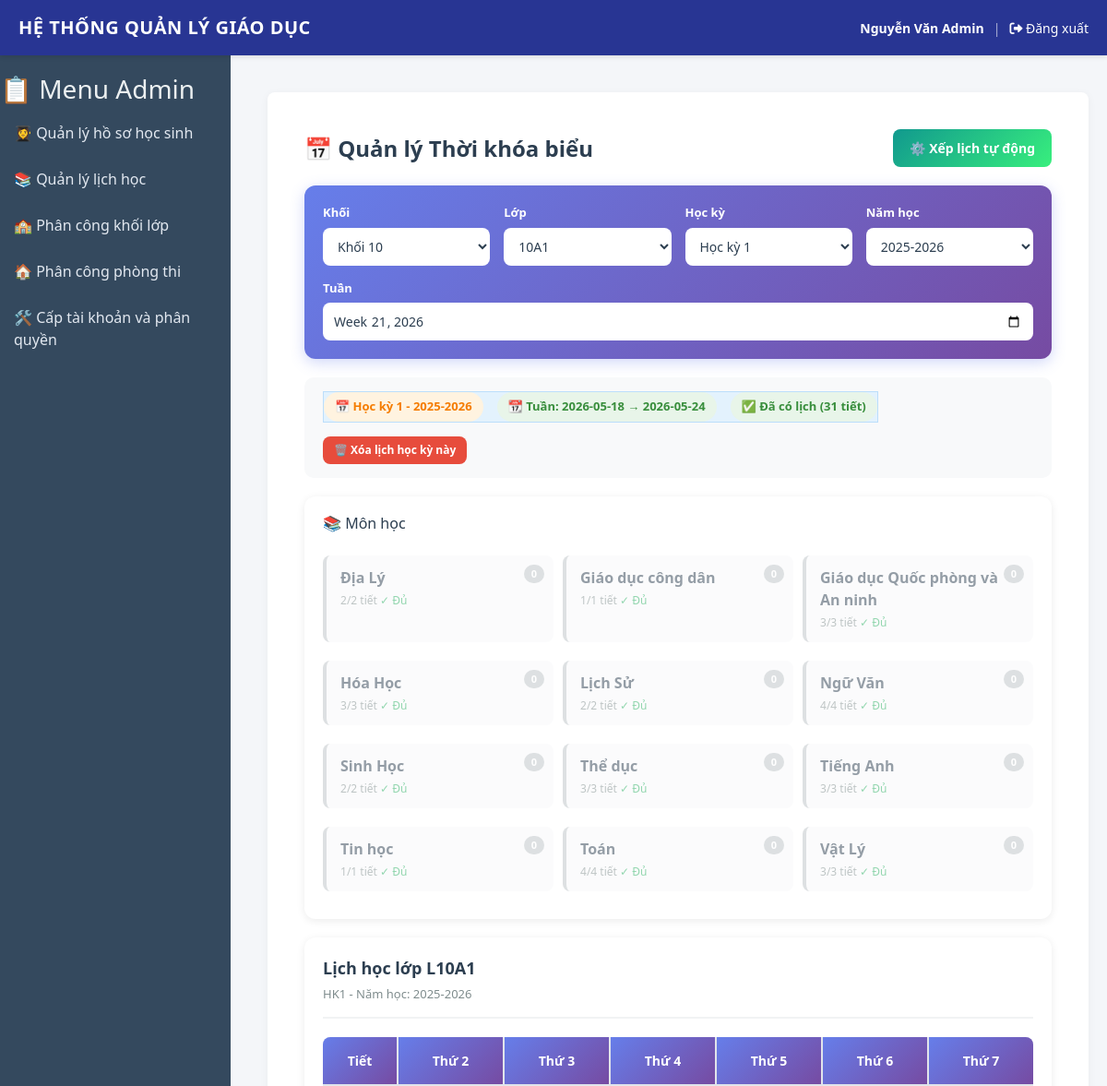
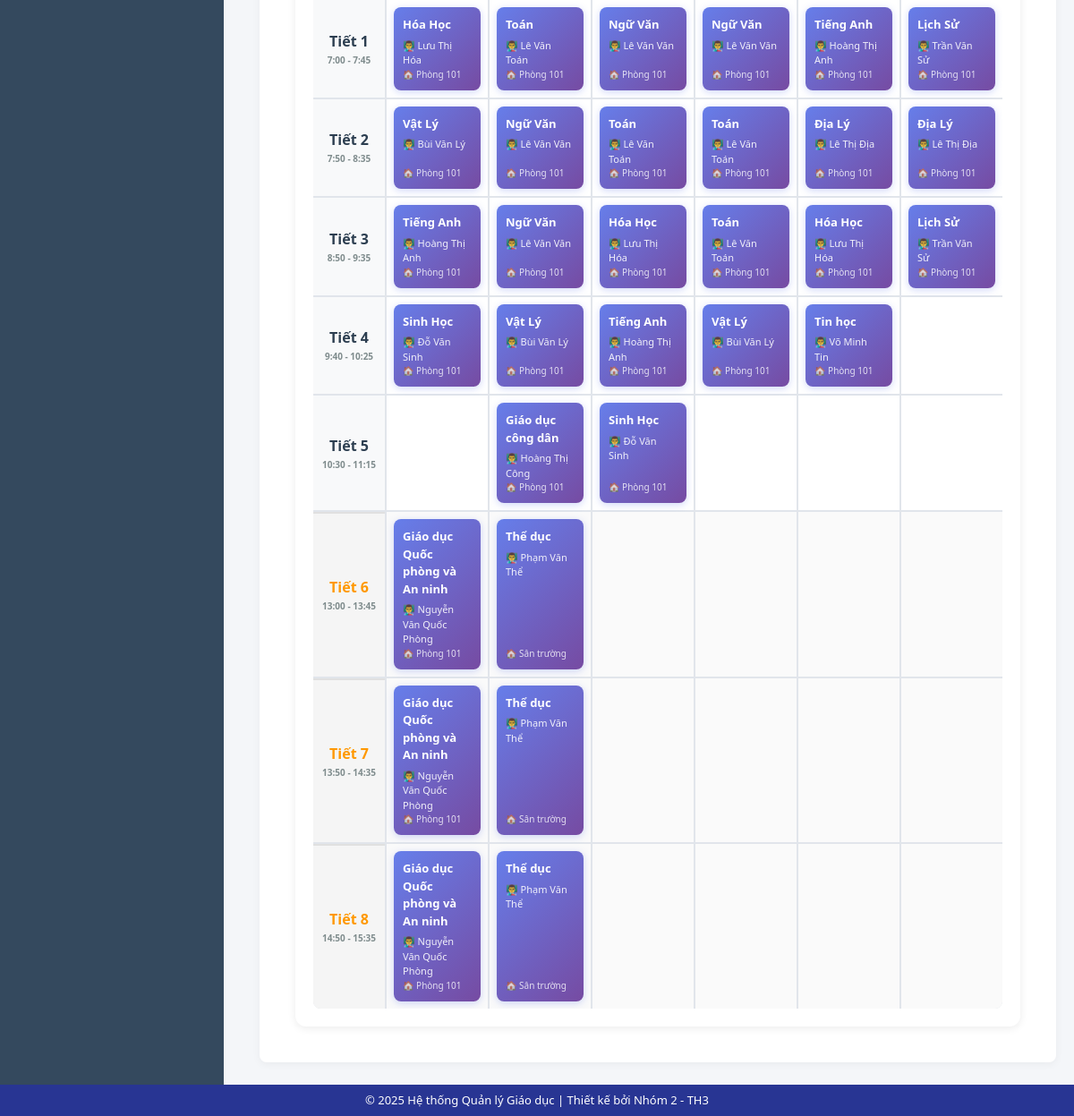
/index.php?controller=scheduleAdmin&action=index (signed in), run on the app's committed database (2 pictures, top to bottom).
### tables this page shows
CREATE TABLE `monhoc` (
  `maMon` varchar(20) NOT NULL,
  `tenMon` varchar(100) NOT NULL,
  `soTiet` int(11) DEFAULT NULL
);

CREATE TABLE `lop` (
  `maLop` varchar(20) NOT NULL,
  `tenLop` varchar(50) NOT NULL,
  `siSo` int(11) DEFAULT 0,
  `namHoc` varchar(20) DEFAULT NULL,
  `maKhoi` varchar(20) DEFAULT NULL,
  `maBan` varchar(20) DEFAULT NULL,
  `maPhong` varchar(20) DEFAULT NULL
);

CREATE TABLE `thoikhoabieu` (
  `maTKB` int(11) NOT NULL,
  `maLop` varchar(20) NOT NULL,
  `thu` int(11) NOT NULL COMMENT '2-7 (Thứ 2 đến Thứ 7)',
  `tiet` int(11) NOT NULL COMMENT '1-5',
  `maMon` varchar(20) NOT NULL,
  `maGV` varchar(20) NOT NULL,
  `hocKy` int(11) NOT NULL DEFAULT 1,
  `namHoc` varchar(20) NOT NULL DEFAULT '2024-2025',
  `tuanBatDau` date NOT NULL,
  `tuanKetThuc` date NOT NULL,
  `maPhong` varchar(20) DEFAULT NULL,
  `is_template` tinyint(1) DEFAULT 0
);

CREATE TABLE `nguoidung` (
  `maNguoiDung` varchar(20) NOT NULL,
  `hoVaTen` varchar(100) NOT NULL,
  `gioiTinh` enum('Nam','Nữ','Khác') DEFAULT NULL,
  `ngaySinh` date DEFAULT NULL,
  `diaChi` text DEFAULT NULL,
  `soDienThoai` varchar(15) DEFAULT NULL,
  `email` varchar(100) DEFAULT NULL,
  `ngayTao` timestamp NOT NULL DEFAULT current_timestamp()
);

CREATE TABLE `phonghoc` (
  `maPhong` varchar(20) NOT NULL,
  `tenPhong` varchar(50) NOT NULL,
  `sucChua` int(11) DEFAULT NULL
);

### controllers/ScheduleAdminController.php (called while the page is built, shortened)
<?php
require_once "models/Schedule.php";
class ScheduleAdminController {
    private $db;
    public function __construct($db){
        $this->db = $db;
    }
    public function index(){
        $khoi = $_GET["khoi"] ?? "K10";
        $maLop = $_GET["lop"] ?? "";
        $hocKy = $_GET["hocKy"] ?? 1;
        $namHoc = $_GET["namHoc"] ?? "2025-2026";
        $week = $_GET["tuan"] ?? date("Y-\WW");
        $mode = "semester";
        $model = new Schedule($this->db);
        $lopList = $model->getClasses($khoi);
        if(empty($maLop) && !empty($lopList)){
            $maLop = $lopList[0]['maLop'];
        }
        list($tbd, $tkt) = $model->getWeekRange($week);
        $monList = $model->getSubjects();
        $hasPreview = isset($_SESSION["schedule_preview"]) && $_SESSION["schedule_preview"]["maLop"] === $maLop;
        $previewData = $hasPreview ? $_SESSION["schedule_preview"]["data"] : [];
        if($hasPreview){
            $tkb = $previewData;
            $hasCustomSchedule = false;
        } else {
            $tkb = $model->getScheduleForWeek($maLop, $tbd, $tkt, $hocKy, $namHoc);
            $hasCustomSchedule = !empty($tkb);
        }
        $isWeekLocked = false;
        $subjectHours = $model->getSubjectHoursSummarySemester($maLop, $hocKy, $namHoc);
        include "views/admin/schedule_management.php";
    }
}
?>

### models/Schedule.php (called while the page is built, shortened)
<?php
class Schedule {
    private $db;
    public function __construct($db){
        $this->db = $db;
    }
    public function getWeekRange($weekString){
        $ts = strtotime($weekString . "-1");
        $start = date("Y-m-d", $ts);
        $end   = date("Y-m-d", strtotime($start . " +6 days"));
        return [$start, $end];
    }
    public function getClasses($khoi = null){
        if($khoi){
            $stmt = $this->db->prepare("SELECT * FROM LOP WHERE maKhoi=? ORDER BY tenLop");
            $stmt->execute([$khoi]);
        } else {
            $stmt = $this->db->query("SELECT * FROM LOP ORDER BY maKhoi, tenLop");
        }
        return $stmt->fetchAll(PDO::FETCH_ASSOC);
    }
    public function getSubjects(){
        return $this->db->query("SELECT * FROM MONHOC ORDER BY tenMon")->fetchAll(PDO::FETCH_ASSOC);
    }
    public function getByClassSemester($maLop, $hocKy, $namHoc){
        $hocKy = (int)$hocKy;
        $sql = "SELECT tkb.*, mh.tenMon, gv.maGV, nd.hoVaTen as tenGV, ph.tenPhong
                FROM THOIKHOABIEU tkb
                JOIN MONHOC mh ON tkb.maMon = mh.maMon COLLATE utf8_unicode_ci
                JOIN GIAOVIEN gv ON tkb.maGV = gv.maGV COLLATE utf8_unicode_ci
                JOIN NGUOIDUNG nd ON gv.maNguoiDung = nd.maNguoiDung COLLATE utf8_unicode_ci
                LEFT JOIN PHONGHOC ph ON tkb.maPhong = ph.maPhong COLLATE utf8_unicode_ci
                WHERE tkb.maLop = ? AND tkb.hocKy = ? AND tkb.namHoc = ?
                ORDER BY thu, tiet";
        $stmt = $this->db->prepare($sql);
        $stmt->execute([$maLop, $hocKy, $namHoc]);
        $result = $stmt->fetchAll(PDO::FETCH_ASSOC);
        return $result;
    }
    public function getSubjectHoursSummarySemester($maLop, $hocKy, $namHoc){
        $subjects = $this->getSubjects();
        $result = [];
        foreach($subjects as $s){
            $maMon = $s['maMon'];
            $soTietTuan = $s['soTiet'] ?? 4;
            $stmt = $this->db->prepare(
                "SELECT COUNT(*) FROM THOIKHOABIEU
                 WHERE maLop=? AND maMon=? AND hocKy=? AND namHoc=?"
            );
            $stmt->execute([$maLop, $maMon, $hocKy, $namHoc]);
            $daXep = $stmt->fetchColumn();
            $result[$maMon] = [
                'daXep' => $daXep,
                'toiDa' => $soTietTuan,
                'conLai' => max(0, $soTietTuan - $daXep),
                'vuot' => $daXep >= $soTietTuan
            ];
        }
        return $result;
    }
    public function getScheduleForWeek($maLop, $tbd, $tkt, $hocKy, $namHoc){
        $sql = "SELECT tkb.*, mh.tenMon, gv.maGV, nd.hoVaTen as tenGV, ph.tenPhong
                FROM THOIKHOABIEU_TUAN tkb
                JOIN MONHOC mh ON tkb.maMon = mh.maMon COLLATE utf8_unicode_ci
                JOIN GIAOVIEN gv ON tkb.maGV = gv.maGV COLLATE utf8_unicode_ci
                JOIN NGUOIDUNG nd ON gv.maNguoiDung = nd.maNguoiDung COLLATE utf8_unicode_ci
                LEFT JOIN PHONGHOC ph ON tkb.maPhong = ph.maPhong COLLATE utf8_unicode_ci
                WHERE tkb.maLop = ? AND tkb.tuanBatDau = ? AND tkb.tuanKetThuc = ?
                ORDER BY thu, tiet";
        $stmt = $this->db->prepare($sql);
        $stmt->execute([$maLop, $tbd, $tkt]);
        $weekSchedule = $stmt->fetchAll(PDO::FETCH_ASSOC);
        return $this->getByClassSemester($maLop, $hocKy, $namHoc);
    }
}
?>

### views/admin/schedule_management.php (the view, shortened to what this page needs)
<?php include "views/layout/header.php"; ?>
<?php include "views/layout/sidebar_admin.php"; ?>
<div class="main-content">
    <div class="schedule-page">
        <div class="page-header">
            <div class="page-title">
                📅 Quản lý Thời khóa biểu
            </div>
            <div class="header-actions">
                <button class="btn btn-success" onclick="autoArrange()">
                    ⚙️ Xếp lịch tự động
                </button>
            </div>
        </div>
        <div class="filter-section">
            <div class="filter-group">
                <label>Khối</label>
                <select id="filterKhoi" onchange="onFilterChange('khoi')">
                    <option value="K10" <?= $khoi == "K10" ? "selected" : "" ?>>Khối 10</option>
                </select>
            </div>
            <div class="filter-group">
                <label>Lớp</label>
                <select id="filterLop" onchange="onFilterChange('lop')">
                    <?php foreach($lopList as $l): ?>
                        <option value="<?= $l['maLop'] ?>" <?= $maLop == $l['maLop'] ? "selected" : "" ?>>
                            <?= $l['tenLop'] ?>
                        </option>
                    <?php endforeach; ?>
                </select>
            </div>
            <div class="filter-group">
                <label>Học kỳ</label>
                <select id="filterHocKy" onchange="onFilterChange('hocKy')">
                    <option value="1" <?= $hocKy == 1 ? "selected" : "" ?>>Học kỳ 1</option>
                </select>
            </div>
            <div class="filter-group">
                <label>Năm học</label>
                <select id="filterNamHoc" onchange="onFilterChange('namHoc')">
                    <option value="2025-2026" <?= $namHoc == "2025-2026" ? "selected" : "" ?>>2025-2026</option>
                </select>
            </div>
            <div class="filter-group">
                <label>Tuần</label>
                <input type="week" id="filterTuan" value="<?= $week ?>" onchange="onFilterChange('tuan')">
            </div>
        </div>
        <div class="status-bar">
            <div class="status-info">
                <span class="status-badge week">📅 Học kỳ <?= $hocKy ?> - <?= $namHoc ?></span>
                <span class="status-badge" style="background: #e8f5e9; color: #388e3c;">📆 Tuần: <?= $tbd ?> → <?= $tkt ?></span>
                <?php if(isset($hasPreview) && $hasPreview): ?>
                    <span class="status-badge" style="background: #e3f2fd; color: #1976d2;">📋 Đang xem lịch GỢI Ý</span>
                <?php elseif($hasCustomSchedule): ?>
                    <span class="status-badge custom">✅ Đã có lịch (<?= count($tkb) ?> tiết)</span>
                <?php else: ?>
                    <span class="status-badge" style="background: #fff3e0; color: #f57c00;">⚠️ Chưa có lịch</span>
                <?php endif; ?>
            </div>
            <div class="status-actions">
                <?php if($hasCustomSchedule && !(isset($hasPreview) && $hasPreview)): ?>
                    <button class="btn btn-sm btn-danger" onclick="clearSemester()">
                        🗑️ Xóa lịch học kỳ này
                    </button>
                <?php endif; ?>
            </div>
        </div>
        <div class="schedule-container">
            <div class="subjects-panel">
                <h3>📚 Môn học</h3>
                <?php foreach($monList as $m):
                    $hours = $subjectHours[$m['maMon']] ?? ['daXep' => 0, 'toiDa' => 0, 'conLai' => 0, 'vuot' => false];
                    $isFull = $hours['vuot'];
                    $isDisabled = $isFull || ($isWeekLocked && $mode === 'week');
                ?>
                    <div class="subject-item <?= $isDisabled ? 'disabled' : '' ?> <?= $isFull ? 'full' : '' ?>"
                         draggable="<?= $isDisabled ? 'false' : 'true' ?>"
                         data-mamon="<?= $m['maMon'] ?>"
                         data-tenmon="<?= $m['tenMon'] ?>"
                         data-sotiet="<?= $m['soTiet'] ?>"
                         onclick="showSuggestions('<?= $m['maMon'] ?>')">
                        <div class="subject-name"><?= $m['tenMon'] ?></div>
                        <div class="subject-info">
                            <?= $hours['daXep'] ?>/<?= $hours['toiDa'] ?> tiết
                            <?php if($isFull): ?>
                                <span style="color: #27ae60;">✓ Đủ</span>
                            <?php endif; ?>
                        </div>
                        <span class="subject-hours"><?= $hours['conLai'] ?></span>
                    </div>
                <?php endforeach; ?>
            </div>
            <div class="schedule-panel">
                <div class="schedule-header-info">
                    <div>
                        <div class="schedule-title">
                            Lịch học lớp <?= $maLop ?>
                        </div>
                        <div class="schedule-subtitle">
                            HK<?= $hocKy ?> - Năm học: <?= $namHoc ?>
                        </div>
                    </div>
                </div>
                <div class="schedule-grid" id="scheduleGrid">
                    <div class="grid-header">Tiết</div>
                    <div class="grid-header">Thứ 2</div>
                    <div class="grid-header">Thứ 3</div>
                    <div class="grid-header">Thứ 4</div>
                    <div class="grid-header">Thứ 5</div>
                    <div class="grid-header">Thứ 6</div>
                    <div class="grid-header">Thứ 7</div>
                    <?php
                    $grid = [];
                    foreach($tkb as $row){
                        $grid[$row["tiet"]][$row["thu"]] = $row;
                    }
                    $periodTimes = [
                        1 => '7:00 - 7:45',
                        2 => '7:50 - 8:35',
                        3 => '8:50 - 9:35',
                        4 => '9:40 - 10:25',
                        5 => '10:30 - 11:15',
                        6 => '13:00 - 13:45',
                        7 => '13:50 - 14:35',
                        8 => '14:50 - 15:35'
                    ];
                    for($tiet = 1; $tiet <= 8; $tiet++):
                    ?>
                        <div class="grid-time <?= $tiet >= 6 ? 'afternoon' : '' ?>">
                            <span class="period">Tiết <?= $tiet ?></span>
                            <span class="time"><?= $periodTimes[$tiet] ?></span>
                        </div>
                        <?php for($thu = 2; $thu <= 7; $thu++):
                            $cell = $grid[$tiet][$thu] ?? null;
                            $cellClass = ($isWeekLocked && $mode === 'week') ? 'locked' : '';
                            if($tiet >= 6) $cellClass .= ' afternoon';
                            $cellData = $cell ? htmlspecialchars(json_encode($cell), ENT_QUOTES, 'UTF-8') : '';
                        ?>
                            <div class="grid-cell <?= $cellClass ?>"
                                 data-thu="<?= $thu ?>"
                                 data-tiet="<?= $tiet ?>"
                                 data-cell="<?= $cellData ?>"
                                 ondragover="onDragOver(event)"
                                 ondragleave="onDragLeave(event)"
                                 ondrop="onDrop(event)"
                                 onclick="onCellClick(this)">
                                <?php if($cell): ?>
                                    <div class="schedule-entry">
                                        <div class="entry-subject"><?= $cell['tenMon'] ?></div>
                                        <div class="entry-teacher">👨‍🏫 <?= $cell['tenGV'] ?></div>
                                        <div class="entry-room">🏠 <?= $cell['tenPhong'] ?? 'Chưa xếp' ?></div>
                                    </div>
                                <?php endif; ?>
                            </div>
                        <?php endfor; ?>
                    <?php endfor; ?>
                </div>
            </div>
        </div>
    </div>
</div>
<?php include "views/layout/footer.php"; ?>

### assets/css/style.css (style rules this page uses)
* { margin:0;padding:0;box-sizing:border-box;font-family:'Segoe UI',Tahoma,Geneva,Verdana,sans-serif }
body { background:#f8f9fa;color:#333 }
.main-content { flex:1;padding:20px;background:#fff;margin:20px;border-radius:8px;box-shadow:0 2px 10px rgba(0,0,0,.05) }
.page-title { font-size:22px;color:#2c3e50 }
.btn { padding:8px 12px;border:none;border-radius:4px;cursor:pointer }
.btn-sm { padding:4px 8px;font-size:12px }
.filter-section { background:#f8f9fa;padding:15px;border-radius:6px;margin-bottom:15px }
.status-badge { padding:6px 12px;border-radius:20px;font-size:12px;font-weight:700 }
.status-info { background:#e3f2fd;color:#1565c0;border:1px solid #bbdefb }

### views/layout/header.php (style rules this page uses)
body { font-family: Arial, sans-serif; margin: 0; background: #f4f6f9; display: flex; flex-direction: column; height: 100vh; }
.main-content { position: fixed; left: 270px; top: 80px; right: 0; bottom: 40px; padding: 20px; background: white; overflow-y: auto; z-index: 1; }

### data on the page
monhoc: tenMon "Địa Lý", maMon "2", shows "✓ Đủ", maMon "0"
monhoc: tenMon "Giáo dục công dân", maMon "1", shows "✓ Đủ", maMon "0"
monhoc: tenMon "Giáo dục Quốc phòng và An ninh", maMon "3", shows "✓ Đủ", maMon "0"
monhoc: tenMon "Hóa Học", maMon "3", shows "✓ Đủ", maMon "0"
monhoc: tenMon "Lịch Sử", maMon "2", shows "✓ Đủ", maMon "0"
monhoc: tenMon "Ngữ Văn", maMon "4", shows "✓ Đủ", maMon "0"
monhoc: tenMon "Sinh Học", maMon "2", shows "✓ Đủ", maMon "0"
monhoc: tenMon "Thể dục", maMon "3", shows "✓ Đủ", maMon "0"
monhoc: tenMon "Tiếng Anh", maMon "3", shows "✓ Đủ", maMon "0"
monhoc: tenMon "Tin học", maMon "1", shows "✓ Đủ", maMon "0"
monhoc: tenMon "Toán", maMon "4", shows "✓ Đủ", maMon "0"
monhoc: tenMon "Vật Lý", maMon "3", shows "✓ Đủ", maMon "0"
lop: maLop "L10A1"
thoikhoabieu: maMon.tenMon "Hóa Học", nguoidung.hoVaTen "Lưu Thị Hóa", maPhong.tenPhong "Phòng 101"
thoikhoabieu: maMon.tenMon "Toán", nguoidung.hoVaTen "Lê Văn Toán", maPhong.tenPhong "Phòng 101"
thoikhoabieu: maMon.tenMon "Ngữ Văn", nguoidung.hoVaTen "Lê Văn Văn", maPhong.tenPhong "Phòng 101"
thoikhoabieu: maMon.tenMon "Ngữ Văn", nguoidung.hoVaTen "Lê Văn Văn", maPhong.tenPhong "Phòng 101"
thoikhoabieu: maMon.tenMon "Tiếng Anh", nguoidung.hoVaTen "Hoàng Thị Anh", maPhong.tenPhong "Phòng 101"
thoikhoabieu: maMon.tenMon "Lịch Sử", nguoidung.hoVaTen "Trần Văn Sử", maPhong.tenPhong "Phòng 101"
thoikhoabieu: maMon.tenMon "Vật Lý", nguoidung.hoVaTen "Bùi Văn Lý", maPhong.tenPhong "Phòng 101"
thoikhoabieu: maMon.tenMon "Ngữ Văn", nguoidung.hoVaTen "Lê Văn Văn", maPhong.tenPhong "Phòng 101"
thoikhoabieu: maMon.tenMon "Toán", nguoidung.hoVaTen "Lê Văn Toán", maPhong.tenPhong "Phòng 101"
thoikhoabieu: maMon.tenMon "Toán", nguoidung.hoVaTen "Lê Văn Toán", maPhong.tenPhong "Phòng 101"
thoikhoabieu: maMon.tenMon "Địa Lý", nguoidung.hoVaTen "Lê Thị Địa", maPhong.tenPhong "Phòng 101"
thoikhoabieu: maMon.tenMon "Địa Lý", nguoidung.hoVaTen "Lê Thị Địa", maPhong.tenPhong "Phòng 101"
thoikhoabieu: maMon.tenMon "Tiếng Anh", nguoidung.hoVaTen "Hoàng Thị Anh", maPhong.tenPhong "Phòng 101"
thoikhoabieu: maMon.tenMon "Ngữ Văn", nguoidung.hoVaTen "Lê Văn Văn", maPhong.tenPhong "Phòng 101"
thoikhoabieu: maMon.tenMon "Hóa Học", nguoidung.hoVaTen "Lưu Thị Hóa", maPhong.tenPhong "Phòng 101"
thoikhoabieu: maMon.tenMon "Toán", nguoidung.hoVaTen "Lê Văn Toán", maPhong.tenPhong "Phòng 101"
thoikhoabieu: maMon.tenMon "Hóa Học", nguoidung.hoVaTen "Lưu Thị Hóa", maPhong.tenPhong "Phòng 101"
thoikhoabieu: maMon.tenMon "Lịch Sử", nguoidung.hoVaTen "Trần Văn Sử", maPhong.tenPhong "Phòng 101"
thoikhoabieu: maMon.tenMon "Sinh Học", nguoidung.hoVaTen "Đỗ Văn Sinh", maPhong.tenPhong "Phòng 101"
thoikhoabieu: maMon.tenMon "Vật Lý", nguoidung.hoVaTen "Bùi Văn Lý", maPhong.tenPhong "Phòng 101"
thoikhoabieu: maMon.tenMon "Tiếng Anh", nguoidung.hoVaTen "Hoàng Thị Anh", maPhong.tenPhong "Phòng 101"
thoikhoabieu: maMon.tenMon "Vật Lý", nguoidung.hoVaTen "Bùi Văn Lý", maPhong.tenPhong "Phòng 101"
thoikhoabieu: maMon.tenMon "Tin học", nguoidung.hoVaTen "Võ Minh Tin", maPhong.tenPhong "Phòng 101"
thoikhoabieu: maMon.tenMon "Giáo dục công dân", nguoidung.hoVaTen "Hoàng Thị Công", maPhong.tenPhong "Phòng 101"
thoikhoabieu: maMon.tenMon "Sinh Học", nguoidung.hoVaTen "Đỗ Văn Sinh", maPhong.tenPhong "Phòng 101"
thoikhoabieu: maMon.tenMon "Giáo dục Quốc phòng và An ninh", nguoidung.hoVaTen "Nguyễn Văn Quốc Phòng", maPhong.tenPhong "Phòng 101"
thoikhoabieu: maMon.tenMon "Thể dục", nguoidung.hoVaTen "Phạm Văn Thể", maPhong.tenPhong "Sân trường"
thoikhoabieu: maMon.tenMon "Giáo dục Quốc phòng và An ninh", nguoidung.hoVaTen "Nguyễn Văn Quốc Phòng", maPhong.tenPhong "Phòng 101"
thoikhoabieu: maMon.tenMon "Thể dục", nguoidung.hoVaTen "Phạm Văn Thể", maPhong.tenPhong "Sân trường"
thoikhoabieu: maMon.tenMon "Giáo dục Quốc phòng và An ninh", nguoidung.hoVaTen "Nguyễn Văn Quốc Phòng", maPhong.tenPhong "Phòng 101"
thoikhoabieu: maMon.tenMon "Thể dục", nguoidung.hoVaTen "Phạm Văn Thể", maPhong.tenPhong "Sân trường"

### other printed values
$_SESSION['user']['hoVaTen'] "Nguyễn Văn Admin"
$hocKy "1"
$namHoc "2025-2026"
$tbd "2026-05-18"
$tkt "2026-05-24"
count($tkb) "31"
$periodTimes[$tiet] "7:00 - 7:45"
$periodTimes[$tiet] "7:50 - 8:35"
$periodTimes[$tiet] "8:50 - 9:35"
$periodTimes[$tiet] "9:40 - 10:25"
$periodTimes[$tiet] "10:30 - 11:15"
$periodTimes[$tiet] "13:00 - 13:45"
$periodTimes[$tiet] "13:50 - 14:35"
$periodTimes[$tiet] "14:50 - 15:35"
form field value "10A1"
